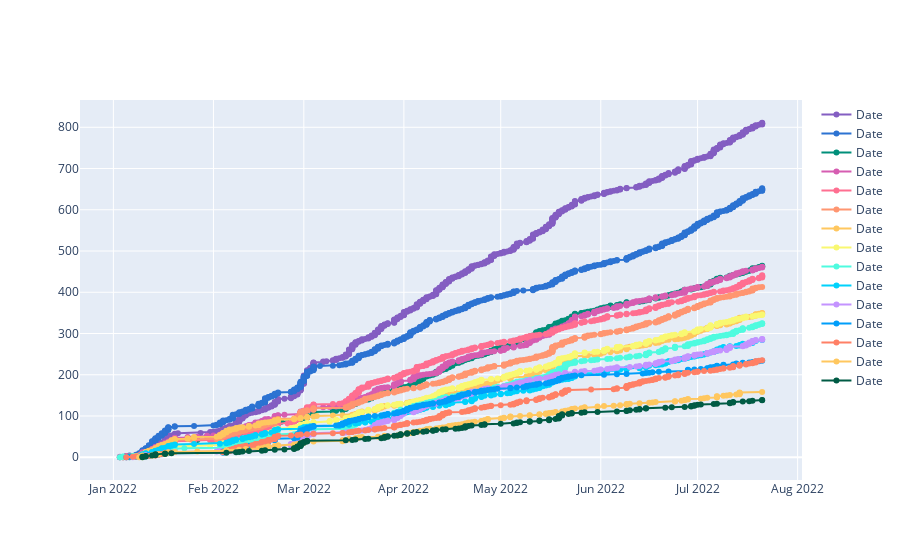

Here is the notebook cell this chart was saved with:
### Code cell
import plotly.graph_objs as go

fig = go.Figure()


for col in type0.columns:
    fig.add_trace(go.Scatter(x=type0['Date'],
                             name = col,
                              mode = 'markers+lines',
                             line=dict(shape='linear'),
                             connectgaps=True,
                             line_color='#845EC2'
                             )
                 )


for col in type1.columns:
    fig.add_trace(go.Scatter(x=type1['Date'],
                             name = col,
                              mode = 'markers+lines',
                             line=dict(shape='linear'),
                             connectgaps=True,
                             line_color='#2C73D2'
                             )
                 )

for col in type2.columns:
    fig.add_trace(go.Scatter(x=type2['Date'],
                             name = col,
                             mode = 'markers+lines',
                             line=dict(shape='linear'),
                             connectgaps=True,
                             line_color='#008F7A'
                             )
                 )
    
for col in type3.columns:
    fig.add_trace(go.Scatter(x=type3['Date'],
                             name = col,
                             mode = 'markers+lines',
                             line=dict(shape='linear'),
                             connectgaps=True,
                             line_color='#D65DB1'
                             )
                 )
for col in type4.columns:
    fig.add_trace(go.Scatter(x=type4['Date'],
                             name = col,
                             mode = 'markers+lines',
                             line=dict(shape='linear'),
                             connectgaps=True,
                             line_color='#FF6F91'
                             )
                 )
    
for col in type5.columns:
    fig.add_trace(go.Scatter(x=type5['Date'],
                             name = col,
                             mode = 'markers+lines',
                             line=dict(shape='linear'),
                             connectgaps=True,
                             line_color='#FF9671'
                             )
                 )    
    
    
for col in type6.columns:
    fig.add_trace(go.Scatter(x=type6['Date'],
                             name = col,
                              mode = 'markers+lines',
                             line=dict(shape='linear'),
                             connectgaps=True,
                             line_color='#FFC75F'
                             )
                 ) 
    
for col in type7.columns:
    fig.add_trace(go.Scatter(x=type7['Date'],
                             name = col,
                              mode = 'markers+lines',
                             line=dict(shape='linear'),
                             connectgaps=True,
                             line_color='#F9F871'
                             )
                 )


for col in type8.columns:
    fig.add_trace(go.Scatter(x=type8['Date'],
                             name = col,
                              mode = 'markers+lines',
                             line=dict(shape='linear'),
                             connectgaps=True,
                             line_color='#4FFBDF'
                             )
                 )

for col in type9.columns:
    fig.add_trace(go.Scatter(x=type9['Date'],
                             name = col,
                             mode = 'markers+lines',
                             line=dict(shape='linear'),
                             connectgaps=True,
                             line_color='#00D2FC'
                             )
                 )
    
for col in type10.columns:
    fig.add_trace(go.Scatter(x=type10['Date'],
                             name = col,
                             mode = 'markers+lines',
                             line=dict(shape='linear'),
                             connectgaps=True,
                             line_color='#C493FF'
                             )
                 )
for col in type11.columns:
    fig.add_trace(go.Scatter(x=type11['Date'],
                             name = col,
                             mode = 'markers+lines',
                             line=dict(shape='linear'),
                             connectgaps=True,
                             line_color='#009EFA'
                             )
                 )
    
for col in type12.columns:
    fig.add_trace(go.Scatter(x=type12['Date'],
                             name = col,
                              mode = 'markers+lines',
                             line=dict(shape='linear'),
                             connectgaps=True,
                             line_color='#FF8066'
                             )
                 )  
    
for col in type13.columns:
    fig.add_trace(go.Scatter(x=type13['Date'],
                             name = col,
                             mode = 'markers+lines',
                             line=dict(shape='linear'),
                             connectgaps=True,
                             line_color='#FFC75F'
                             )
                 )
    
for col in type14.columns:
    fig.add_trace(go.Scatter(x=type14['Date'],
                             name = col,
                              mode = 'markers+lines',
                             line=dict(shape='linear'),
                             connectgaps=True,
                             line_color='#005B44'
                             )
                 )    
    
    
fig.show()

### Figure 1 — Plotly figure (JSON) as saved in the notebook; plotly's stock layout.template omitted (floating-point values rounded to 4 significant figures; data arrays with more than 128 entries replaced by an {"elided": "..."} marker saying what was removed)
{"data": [{"connectgaps": true, "line": {"color": "#845EC2", "shape": "linear"}, "mode": "markers+lines", "name": "Date", "type": "scatter", "x": {"elided": "812 str values"}}, {"connectgaps": true, "line": {"color": "#2C73D2", "shape": "linear"}, "mode": "markers+lines", "name": "Date", "type": "scatter", "x": {"elided": "653 str values"}}, {"connectgaps": true, "line": {"color": "#008F7A", "shape": "linear"}, "mode": "markers+lines", "name": "Date", "type": "scatter", "x": {"elided": "465 str values"}}, {"connectgaps": true, "line": {"color": "#D65DB1", "shape": "linear"}, "mode": "markers+lines", "name": "Date", "type": "scatter", "x": {"elided": "463 str values"}}, {"connectgaps": true, "line": {"color": "#FF6F91", "shape": "linear"}, "mode": "markers+lines", "name": "Date", "type": "scatter", "x": {"elided": "442 str values"}}, {"connectgaps": true, "line": {"color": "#FF9671", "shape": "linear"}, "mode": "markers+lines", "name": "Date", "type": "scatter", "x": {"elided": "414 str values"}}, {"connectgaps": true, "line": {"color": "#FFC75F", "shape": "linear"}, "mode": "markers+lines", "name": "Date", "type": "scatter", "x": {"elided": "351 str values"}}, {"connectgaps": true, "line": {"color": "#F9F871", "shape": "linear"}, "mode": "markers+lines", "name": "Date", "type": "scatter", "x": {"elided": "347 str values"}}, {"connectgaps": true, "line": {"color": "#4FFBDF", "shape": "linear"}, "mode": "markers+lines", "name": "Date", "type": "scatter", "x": {"elided": "326 str values"}}, {"connectgaps": true, "line": {"color": "#00D2FC", "shape": "linear"}, "mode": "markers+lines", "name": "Date", "type": "scatter", "x": {"elided": "285 str values"}}, {"connectgaps": true, "line": {"color": "#C493FF", "shape": "linear"}, "mode": "markers+lines", "name": "Date", "type": "scatter", "x": {"elided": "288 str values"}}, {"connectgaps": true, "line": {"color": "#009EFA", "shape": "linear"}, "mode": "markers+lines", "name": "Date", "type": "scatter", "x": {"elided": "235 str values"}}, {"connectgaps": true, "line": {"color": "#FF8066", "shape": "linear"}, "mode": "markers+lines", "name": "Date", "type": "scatter", "x": {"elided": "236 str values"}}, {"connectgaps": true, "line": {"color": "#FFC75F", "shape": "linear"}, "mode": "markers+lines", "name": "Date", "type": "scatter", "x": {"elided": "159 str values"}}, {"connectgaps": true, "line": {"color": "#005B44", "shape": "linear"}, "mode": "markers+lines", "name": "Date", "type": "scatter", "x": {"elided": "140 str values"}}], "layout": {}}
